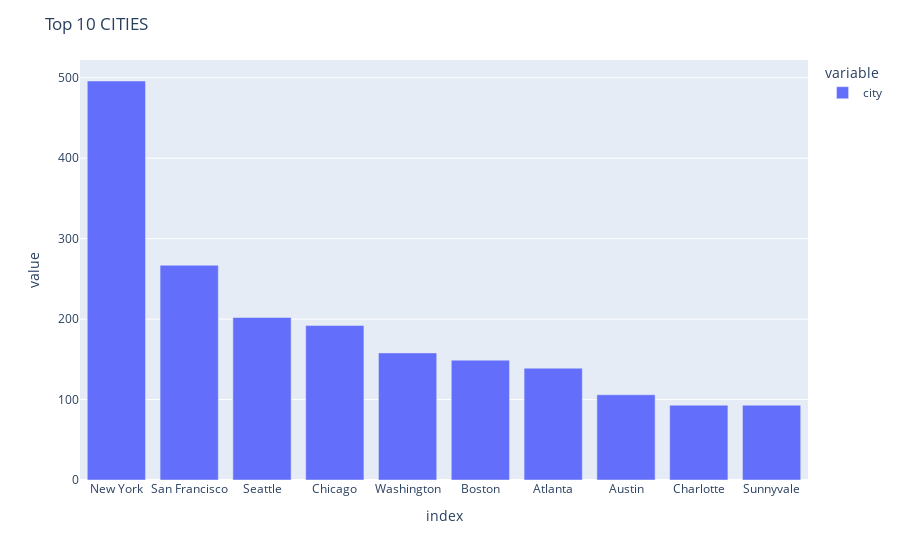

The notebook cell this image was saved under:
### Markdown cell above
### Top 5 states hiring for Data scientist:
- California  
- Varginia
- NewYork 
- Texas  
- Massachusetts

### Code cell
data4 = pd.DataFrame(df['city'].value_counts().head(10))
data4

import plotly.express as px
fig = px.bar(data4)
fig.update_layout(title = 'Top 10 CITIES')
fig.show()

### Figure 1 — Plotly figure (JSON) as saved in the notebook; plotly's stock layout.template omitted (floating-point values rounded to 4 significant figures)
{"data": [{"alignmentgroup": "True", "hovertemplate": "variable=city<br>index=%{x}<br>value=%{y}<extra></extra>", "legendgroup": "city", "marker": {"color": "#636efa"}, "name": "city", "offsetgroup": "city", "orientation": "v", "showlegend": true, "textposition": "auto", "type": "bar", "x": ["New York", "San Francisco", "Seattle", "Chicago", "Washington", "Boston", "Atlanta", "Austin", "Charlotte", "Sunnyvale"], "xaxis": "x", "y": [496, 267, 202, 192, 158, 149, 139, 106, 93, 93], "yaxis": "y"}], "layout": {"barmode": "relative", "legend": {"title": {"text": "variable"}, "tracegroupgap": 0}, "margin": {"t": 60}, "title": {"text": "Top 10 CITIES"}, "xaxis": {"anchor": "y", "domain": [0, 1], "title": {"text": "index"}}, "yaxis": {"anchor": "x", "domain": [0, 1], "title": {"text": "value"}}}}
